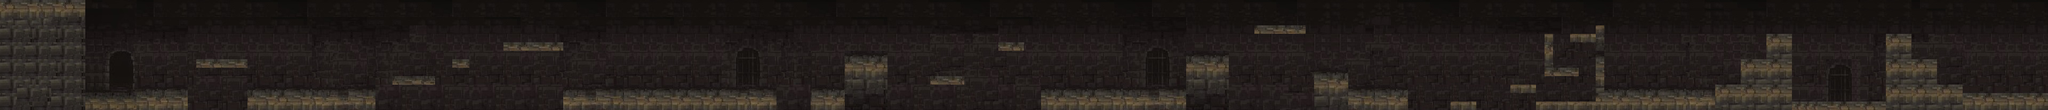

The image is a tile-based game level rendered from a .tmx file. Its description and source (layers, tilesets, objects; grid data summarised) follow:
An orthogonal 240x13 tile map with 16x16 px tiles, 1 tile layer (Tile Layer 1), 2 tilesets and 42 objects.

<map version="1.0" tiledversion="1.1.5" orientation="orthogonal" renderorder="right-down" width="240" height="13" tilewidth="16" tileheight="16" infinite="0" nextobjectid="269">
 <tileset firstgid="1" name="tileset_gutter" tilewidth="16" tileheight="16" spacing="2" margin="1" tilecount="924" columns="33">
  <image source="tileset_gutter.png" width="594" height="504" />
  <tile id="0">
   <properties>
    <property name="blocked" value="" />
   </properties>
  </tile>
  <tile id="1">
   <properties>
    <property name="blocked" value="" />
    <property name="smashable" value="" />
   </properties>
  </tile>
  <tile id="2">
   <properties>
    <property name="blocked" value="" />
    <property name="smashable" value="" />
   </properties>
  </tile>
  <tile id="24">
   <properties>
    <property name="blocked" value="" />
    <property name="coinblock" value="" />
   </properties>
  </tile>
  <tile id="25">
   <properties>
    <property name="blocked" value="" />
   </properties>
  </tile>
  <tile id="26">
   <properties>
    <property name="blocked" value="" />
   </properties>
  </tile>
  <tile id="33">
   <properties>
    <property name="blocked" value="" />
   </properties>
  </tile>
  <tile id="264">
   <properties>
    <property name="blocked" value="" />
   </properties>
  </tile>
  <tile id="265">
   <properties>
    <property name="blocked" value="" />
   </properties>
  </tile>
  <tile id="266">
   <properties>
    <property name="blocked" value="" />
   </properties>
  </tile>
  <tile id="267">
   <properties>
    <property name="blocked" value="" />
   </properties>
  </tile>
  <tile id="268">
   <properties>
    <property name="blocked" value="" />
   </properties>
  </tile>
  <tile id="297">
   <properties>
    <property name="blocked" value="" />
   </properties>
  </tile>
  <tile id="298">
   <properties>
    <property name="blocked" value="" />
   </properties>
  </tile>
  <tile id="299">
   <properties>
    <property name="blocked" value="" />
   </properties>
  </tile>
  <tile id="300">
   <properties>
    <property name="blocked" value="" />
   </properties>
  </tile>
  <tile id="301">
   <properties>
    <property name="blocked" value="" />
   </properties>
  </tile>
  <tile id="330">
   <properties>
    <property name="blocked" value="" />
   </properties>
  </tile>
  <tile id="331">
   <properties>
    <property name="blocked" value="" />
   </properties>
  </tile>
  <tile id="363">
   <properties>
    <property name="blocked" value="" />
   </properties>
  </tile>
  <tile id="364">
   <properties>
    <property name="blocked" value="" />
   </properties>
  </tile>
 </tileset>
 <tileset firstgid="925" source="map.tsx" />
 <layer name="Tile Layer 1" width="240" height="13">
  <data>[3120 cells, 3120 non-empty, 378 distinct tile ids]</data>
 </layer>
 <objectgroup name="Ground">
  <object id="160" x="0.33333" y="168.333" width="351.167" height="39.3333" />
  <object id="162" x="464" y="165.333" width="239.333" height="42" />
  <object id="164" x="1058" y="167.333" width="396.667" height="38.6667" />
  <object id="165" x="1521.33" y="166" width="143.333" height="42.6667" />
  <object id="166" x="1585.33" y="102.667" width="78.6667" height="62.6667" />
  <object id="167" x="1952" y="163.333" width="352" height="45.3333" />
  <object id="168" x="2224.67" y="98" width="78.6667" height="66.6667" />
  <object id="169" x="2351.83" y="46.333" width="96.1667" height="17.3333" />
  <object id="170" x="2464" y="132.667" width="64" height="74.6667" />
  <object id="171" x="2992" y="170" width="225.333" height="39.3333" />
  <object id="173" x="368.667" y="112" width="95.3333" height="16.6667" />
  <object id="174" x="735.333" y="143.333" width="80.6667" height="17.3333" />
  <object id="175" x="848.667" y="111.333" width="30.6667" height="16" />
  <object id="176" x="943.333" y="78.6667" width="113.333" height="18.6667" />
  <object id="177" x="1743.33" y="142.667" width="65.3333" height="17.3333" />
  <object id="178" x="1873" y="79.167" width="48" height="18" />
  <object id="197" x="-1.33333" y="-1.5" width="161.5" height="167.5" />
  <object id="200" x="3836.5" y="4.66667" width="3" height="164" />
  <object id="201" x="2528.67" y="164.667" width="110.667" height="42.6667" />
  <object id="203" x="2721.33" y="192" width="48" height="15.3333" />
  <object id="204" x="2880" y="190.667" width="111.333" height="16.6667" />
  <object id="205" x="2832.67" y="160" width="46" height="16" />
  <object id="206" x="2896.67" y="64" width="15.3333" height="78.6667" />
  <object id="207" x="2912.67" y="126.667" width="46" height="16" />
  <object id="208" x="2991.33" y="48.6667" width="14.6667" height="120.667" />
  <object id="209" x="2944.67" y="64" width="46.6667" height="16.6667" />
  <object id="211" x="3217.33" y="160" width="142.667" height="48" />
  <object id="212" x="3263.33" y="111.333" width="96.6667" height="48.6667" />
  <object id="213" x="3312.67" y="64" width="46.6667" height="46" />
  <object id="214" x="3361.33" y="191.333" width="174.667" height="16.6667" />
  <object id="215" x="3535.33" y="62" width="48" height="145.333" />
  <object id="216" x="3584" y="112" width="46.6667" height="95.3333" />
  <object id="217" x="3631.33" y="160" width="47.3333" height="48" />
  <object id="218" x="3680" y="175.333" width="159.333" height="33.3333" />
 </objectgroup>
 <objectgroup name="Coins" visible="0">
  <object id="247" x="3441.33" y="128.333" width="15.6667" height="15.3333" />
 </objectgroup>
 <objectgroup name="Box" visible="0">
  <object id="250" x="192.5" y="142.5" width="26" height="22.5" />
  <object id="251" x="251" y="136.5" width="23.5" height="20" />
 </objectgroup>
 <objectgroup name="jp">
  <object id="257" x="3286" y="87" width="19" height="19" />
  <object id="259" x="577" y="143" width="18" height="17" />
  <object id="260" x="2077" y="135" width="16" height="18" />
  <object id="261" x="1167" y="132" width="16" height="18" />
  <object id="267" x="1104" y="-88" width="21" height="20" />
 </objectgroup>
</map>